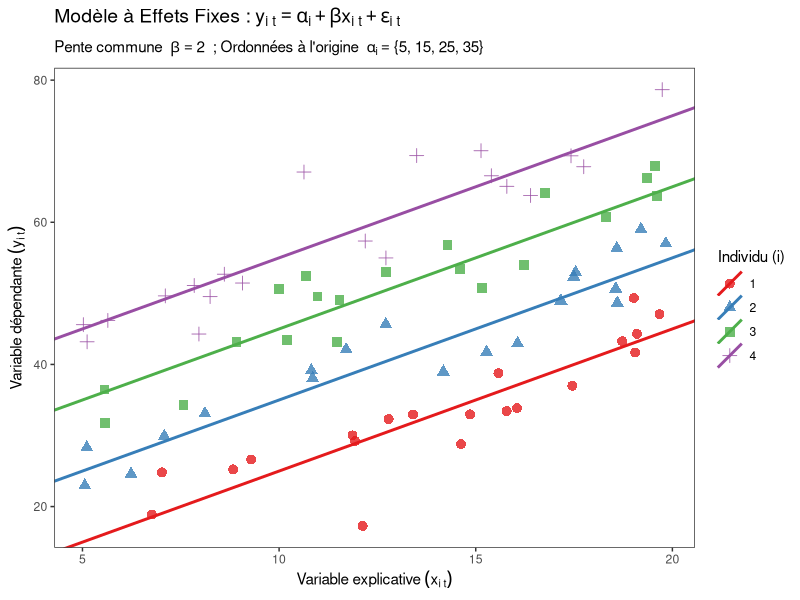

This figure's R source:
func_graph <- function(){
  # Simuler les données de panel à effets fixes ---------------------------
  set.seed(42) 
  N <- 4       # Nombre d'individus (i)
  T_obs <- 20  # Nombre de périodes (t) par individu
  
  # Création de la structure du panel
  df_panel <- expand.grid(t = 1:T_obs, i = 1:N)
  df_panel$i <- as.factor(df_panel$i) 
  
  # Définition des paramètres théoriques
  # NOUVEAUTÉ : Un alpha spécifique pour chaque individu (Effet fixe)
  alpha_i <- c(5, 15, 25, 35) 
  valeurs_alpha_texte <- paste(alpha_i, collapse = ", ")
  beta <- 2    # Pente (effet de x sur y commun à tous)
  
  # Assigner le bon alpha à chaque ligne selon l'individu
  df_panel$alpha <- alpha_i[as.numeric(df_panel$i)]
  
  # Génération de la variable explicative (x) et du terme d'erreur (epsilon)
  df_panel$x <- runif(N * T_obs, min = 5, max = 20)
  df_panel$epsilon <- rnorm(N * T_obs, mean = 0, sd = 4) 
  
  # Calcul de la variable dépendante (y) avec l'alpha individuel
  df_panel$y <- df_panel$alpha + beta * df_panel$x + df_panel$epsilon
  
  # Création d'un mini-tableau pour tracer les droites théoriques
  df_droites <- data.frame(i = as.factor(1:N), alpha = alpha_i)
  
  
  # Création du graphique -----------------------------------------------------
  graph <-
    df_panel |> 
    ggplot2::ggplot(ggplot2::aes(x = x, y = y)) +
    ggplot2::geom_point(ggplot2::aes(color = i, shape = i), size = 3, alpha = 0.8) +
    # NOUVEAUTÉ : Tracer les droites théoriques (une par individu)
    ggplot2::geom_abline(data = df_droites, ggplot2::aes(intercept = alpha, slope = beta, color = i), linewidth = 1) +
    ggplot2::labs(
      title = expression(paste("Modèle à Effets Fixes : ", y[i~t] == alpha[i] + beta*x[i~t] + epsilon[i~t])),
      subtitle = bquote("Pente commune " ~ beta == 2 ~ " ; Ordonnées à l'origine " ~ alpha[i] == "{" * .(valeurs_alpha_texte) * "}"),
      x = expression(paste("Variable explicative ", (x[i~t]))),
      y = expression(paste("Variable dépendante ", (y[i~t]))),
      color = "Individu (i)",
      shape = "Individu (i)"
    ) +
    ggplot2::scale_color_brewer(palette = "Set1") +
    ggplot2::theme_bw() +
    ggplot2::theme(
      plot.title = ggplot2::element_text(face = "bold", size = 14),
      legend.position = "right",
      panel.grid = ggplot2::element_blank()
    )
  
  print(graph)
}

func_graph()

rm(func_graph)
